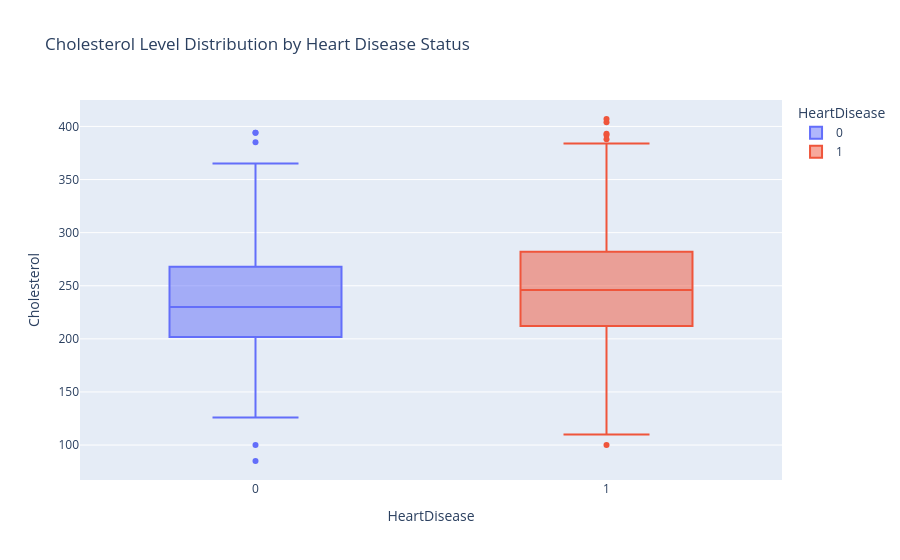

Notebook code cell kept with this figure:
### Code cell
fig = px.box(
    cholesterol,
    x="HeartDisease",
    y="Cholesterol",
    color="HeartDisease",
    title='Cholesterol Level Distribution by Heart Disease Status')
fig.show()

### Figure 1 — Plotly figure (JSON) as saved in the notebook; plotly's stock layout.template omitted (floating-point values rounded to 4 significant figures; data arrays with more than 128 entries replaced by an {"elided": "..."} marker saying what was removed)
{"data": [{"alignmentgroup": "True", "hovertemplate": "HeartDisease=%{x}<br>Cholesterol=%{y}<extra></extra>", "legendgroup": "0", "marker": {"color": "#636efa"}, "name": "0", "notched": false, "offsetgroup": "0", "orientation": "v", "showlegend": true, "type": "box", "x": {"elided": "385 int values"}, "x0": " ", "xaxis": "x", "y": {"elided": "385 int values"}, "y0": " ", "yaxis": "y"}, {"alignmentgroup": "True", "hovertemplate": "HeartDisease=%{x}<br>Cholesterol=%{y}<extra></extra>", "legendgroup": "1", "marker": {"color": "#EF553B"}, "name": "1", "notched": false, "offsetgroup": "1", "orientation": "v", "showlegend": true, "type": "box", "x": {"elided": "350 int values"}, "x0": " ", "xaxis": "x", "y": {"elided": "350 int values"}, "y0": " ", "yaxis": "y"}], "layout": {"boxmode": "overlay", "legend": {"title": {"text": "HeartDisease"}, "tracegroupgap": 0}, "title": {"text": "Cholesterol Level Distribution by Heart Disease Status"}, "xaxis": {"anchor": "y", "categoryarray": [0, 1], "categoryorder": "array", "domain": [0, 1], "title": {"text": "HeartDisease"}}, "yaxis": {"anchor": "x", "domain": [0, 1], "title": {"text": "Cholesterol"}}}}
